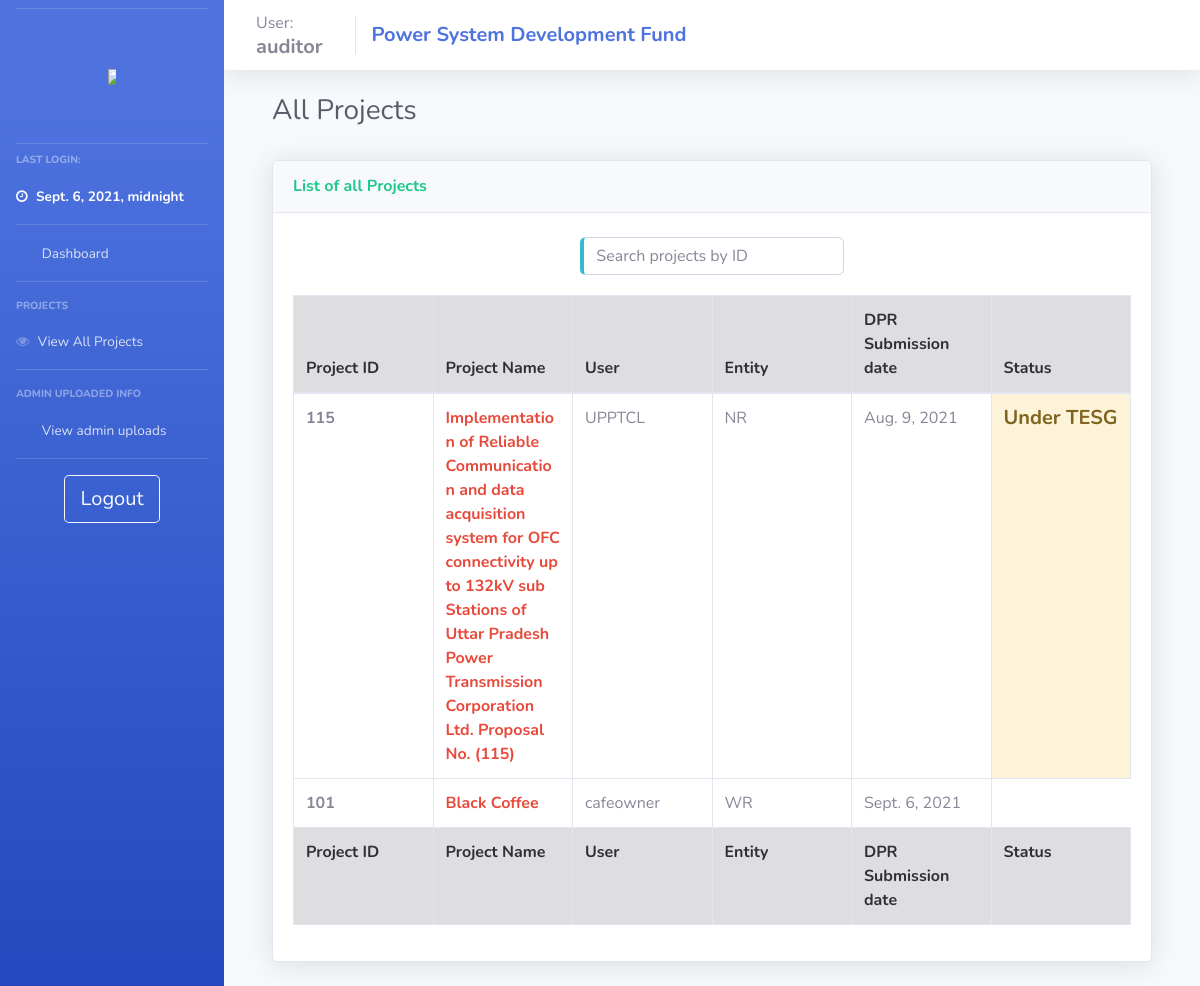
The app's page /auditor_view_projects/ (signed in) with its own data.
### psdf_main/models.py (models this page shows)
class users(models.Model):
    username = models.CharField(max_length=200, null = False, unique = True)
    password = models.CharField(max_length=200, null = True)
    nodal = models.CharField(max_length=200, null = True)
    region = models.CharField(max_length=20, null = True)
    email = models.TextField(max_length=50, null=True)
    utilname = models.CharField(max_length=400, null = True)
    contact = models.CharField(max_length=10, null = True)
    address = models.CharField(max_length=500, null = True)
    reqdate = models.DateField(auto_now_add=True,null = True)
    aprdate = models.DateField( null = True)
    lastlogin = models.DateTimeField(null = True)
    admin = models.BooleanField(default=False)
    auditor = models.BooleanField(default=False)
    active = models.BooleanField(default=False)
    activate = models.BooleanField(default=False)
    notification = models.TextField(null=True)
    tpd = models.TextField(null=True)

class projects(models.Model):
    userid = models.ForeignKey(users, null = True, on_delete = models.SET_NULL)
    name = models.CharField(max_length=200, null = False)
    newid = models.IntegerField(null = True, unique=True)
    dprsubdate = models.DateField(null = True)
    amt_asked = models.FloatField(null = False)
    amt_approved = models.FloatField(null = True)
    amt_released = models.FloatField(null = True)
    schedule = models.IntegerField(null = True)
    fundcategory = models.CharField(max_length=20, null = True)
    projectpath = models.TextField(null = True)
    quantumOfFunding = models.FloatField(null = True)
    status = models.CharField(max_length=1, null = True, default = '1')
    submitted_boq  = models.TextField(null=True)
    approved = models.BooleanField(default = False)
    deny = models.BooleanField(default = False)
    remark = models.TextField(null = True)
    denydate = models.DateField(null = True)
    approvedate = models.DateField(null = True)
    tesg_list = models.TextField(null=True)
    dpraprdate = models.DateField(null = True, auto_now_add=True)
    tesgaprdate = models.DateField(null = True)
    appraprdate = models.DateField(null = True)
    moniaprdate = models.DateField(null = True)
    workflow = models.TextField(null=True)
    doc_path = models.TextField(null=True)
    doc_sign_date = models.DateField(null=True)

### psdf_main/auditor_control.py (the view)
# urls.py: path('auditor_view_projects/', views.auditor_view_projects, name="auditor_view_projects"),
def auditor_view_projects(request):
    if auditoronline(request):
        context = full_auditor_context(request)
        context['temp_projs'] = temp_projects.objects.all()
        context['projs'] = projects.objects.all()
        return render(request, 'psdf_main/_auditor_view_projects.html', context)
    else:
        return oops(request)

### psdf_main/helpers.py (called while the page is built)
def auditoronline(request):
    if (request.session.has_key('auditor')):
        return True
    else:
        return False

def full_auditor_context(request):
    if auditoronline(request):
        context = {'user':userDetails('auditor')}
        context['pending_projects'] = temp_projects.objects.all()
        context['all_projs'] = projects.objects.all()
        context['tesgs'] = TESG_admin.objects.all()
        context['apprs'] = Appraisal_admin.objects.all()
        context['monis'] = Monitoring_admin.objects.all()
        return context
    else:
        return {}

### psdf_main/templates/psdf_main/_auditor_view_projects.html (shortened to what this page needs)
{% extends 'psdf_main/includes/auditor_layout.html'%} {% load static %} {% block body %}
<div class="container-fluid">
    <div class="row">
        <div class="col-md-4">
            <h1 class="h3 mb-2 text-gray-800">All Projects</h1>
        </div>
        <div class="col-md-2">
        </div>
        <div class="col-md-6">
        </div>
    </div>
    <br>
    <div class="row">
        <div class="col-lg-12">
            <div class="card shadow mb-4">
                <div class="card-header py-3">
                    <h5 class="m-0 font-weight-bold text-success">
                        <h6 class="m-0 font-weight-bold text-success">List of all Projects</h6>
                    </h5>
                </div>
                <br>
                <input type="text" id="temp_proj_search1" class="form-control input-text pull-center border-left-info" onkeyup="get_temp_proj('temp_proj_search1','dataTable')" placeholder="Search projects by ID" title="Search" style="margin:auto; width: 30%;">
                <div class="card-body">
                    <div class="table-responsive">
                        <table class="table table-bordered" id="dataTable" width="100%" cellspacing="0" style="table-layout: fixed;
                        width: 100%;">
                            <thead class="alert-dark">
                                <tr>
                                    <th>Project ID</th>
                                    <th>Project Name</th>
                                    <th>User</th>
                                    <th>Entity</th>
                                    <th>DPR Submission date</th>
                                    <th>Status</th>
                                </tr>
                            </thead>
                            <tfoot class="alert-dark">
                                <tr>
                                    <th>Project ID</th>
                                    <th>Project Name</th>
                                    <th>User</th>
                                    <th>Entity</th>
                                    <th>DPR Submission date</th>
                                    <th>Status</th>
                                </tr>
                            </tfoot>
                            <tbody>
                                {% if not projs %}
                                <tr>
                                    <td>Not Available</td>
                                    <td>Not Available</td>
                                    <td>Not Available</td>
                                    <td>Not Available</td>
                                    <td>Not Available</td>
                                    <td>Not Available</td>
                                </tr>
                                {% else %} {% for proj in projs %}
                                <tr>
                                    <td class="font-weight-bolder">{{proj.newid}}</td>
                                    <td><a href="/auditor_project_details/{{proj.id}}" class="font-weight-bold text-danger">{{proj.name}}</a></td>
                                    <td>{{proj.userid.username}}</td>
                                    <td>{{proj.userid.region}}</td>
                                    <td>{{proj.dprsubdate}}</td>
                                    {% if proj.deny %}
                                    <td class="alert-danger">
                                        <h5 class="font-weight-bold">Rejected</h5>
                                    </td>
                                    {% elif proj.status == '1' %}
                                    <td class="alert-warning">
                                        <h5 class="font-weight-bold">Under TESG</h5>
                                    </td class="alert-warning">
                                    {% elif proj.status == '2' %}
                                    <td>
                                        <h5 class="font-weight-bold">Under Appraisal</h5>
                                    </td class="alert-warning">
                                    {% elif proj.status == '3' %}
                                    <td>
                                        <h5 class="font-weight-bold">Under Monitoring</h5>
                                    </td>
                                    {% elif proj.status == '4' %}
                                    <td class="alert-success">
                                        <h5 class="font-weight-bold">Under Final approval</h5>
                                    </td>
                                    {% endif %}
                                </tr>
                                {% endfor %} {% endif %}
                            </tbody>
                        </table>
                    </div>
                </div>
            </div>
        </div>
    </div>
</div>
{% endblock %}

### psdf_main/templates/psdf_main/includes/auditor_layout.html (shortened to what this page needs)
{% load static %}
<!DOCTYPE html>
<html>
<head>
    <link rel="stylesheet" href="{% static '/css/base.css' %}" type="text/css">
    <link href="{% static 'css/sb-admin-2.min.css' %}" rel="stylesheet" type="text/css">
    <link href="{% static 'vendor1/fontawesome-free/css/all.css' %}" rel="stylesheet" type="text/css">
    <link rel="stylesheet" href="https://cdnjs.cloudflare.com/ajax/libs/font-awesome/4.7.0/css/font-awesome.min.css">
</head>
<body id="page-top">
    <div id="wrapper">
        {% include 'psdf_main/includes/_auditor_navbar.html'%}
        <div id="content-wrapper" class="d-flex flex-column">
            <nav class="navbar navbar-expand navbar-light bg-white topbar mb-4 static-top shadow">
                <div class="sidebar-brand-text mx-3">User:
                    <h5 class="m-0 font-weight-bold">{{user.username}}</h5>
                </div>
                <div class="navbar-brand">
                    <h5 class="m-0 font-weight-bold text-primary">Power System Development Fund</h5>
                </div>
            </nav>
            <div id="content">
                <div class="container-fluid">
                    {% block body %} {% endblock %}
                </div>
            </div>
        </div>
    </div>
</body>
</html>

### psdf_main/templates/psdf_main/includes/_auditor_navbar.html (shortened to what this page needs)
{% load static %}
<ul class="navbar-nav bg-gradient-primary sidebar sidebar-dark accordion" id="accordionSidebar">
    <hr class="sidebar-divider my-2"><br>
    <a class="sidebar-brand d-flex align-items-center justify-content-center" href="{% url '' %}">
        <div class="">
            <img src="{% static 'images/posocologo.png' %}" style="max-width:50%; max-height:50%;">
        </div>
    </a>
    <br>
    <hr class="sidebar-divider my-2">
    <div class="sidebar-heading">
        Last Login:
    </div>
    <li class="nav-item active">
        <a class="nav-link" href="/">
            <i class="fa fa-clock-o"></i>
            <span>{{user.lastlogin}}</span></a>
    </li>
    <hr class="sidebar-divider my-0">
    <li class="nav-item">
        <a class="nav-link" href="/">
            <i class="fas fa-fw fa-tachometer-alt"></i>
            <span>Dashboard</span></a>
    </li>
    <hr class="sidebar-divider d-none d-md-block">
    <div class="sidebar-heading">
        Projects
    </div>
    <li class="nav-item">
        <a class="nav-link" href="{% url 'auditor_view_projects' %}">
            <i class="fa fa-eye"></i>
            <span>View All Projects</span></a>
    </li>
    <hr class="sidebar-divider d-none d-md-block">
    <div class="sidebar-heading">
        Admin uploaded info
    </div>
    <li class="nav-item">
        <a class="nav-link collapsed" href="#" data-toggle="collapse" data-target="#collapsePages" aria-expanded="true" aria-controls="collapsePages">
            <i class="fas fa-fw fa-folder"></i>
            <span>View admin uploads</span>
        </a>
    </li>
    <hr class="sidebar-divider d-none d-md-block">
    <div class="text-center d-none d-md-inline">
        <a class="btn btn-lg btn-outline-light btn-wrap-text" href="{% url 'logout' %}"> Logout</a>
    </div>
</ul>

### static/css/base.css (style rules this page uses)
nav .navbar-nav .nav-link, nav .navbar-brand { color: #000; }
.table-responsive { max-height: 80%; }
.btn-wrap-text { overflow: hidden; white-space: nowrap; display: inline-block; text-overflow: ellipsis; }

### records on screen
users: lastlogin "Sept. 6, 2021, midnight", username "auditor"
projects: newid "115", name "Implementation of Reliable Communication and data acquisition system for OFC connectivity up to 132kV sub Stations of Uttar Pradesh Power Transmission Corporation Ltd. Proposal No. (115)", userid.username "UPPTCL", userid.region "NR", dprsubdate "Aug. 9, 2021", deny "Under TESG"
projects: newid "101", name "Black Coffee", userid.username "cafeowner", userid.region "WR", dprsubdate "Sept. 6, 2021"
